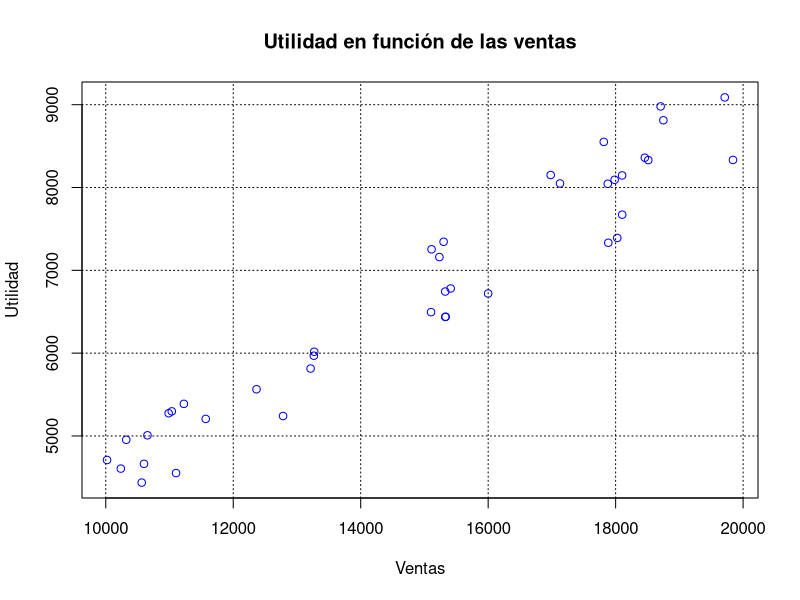
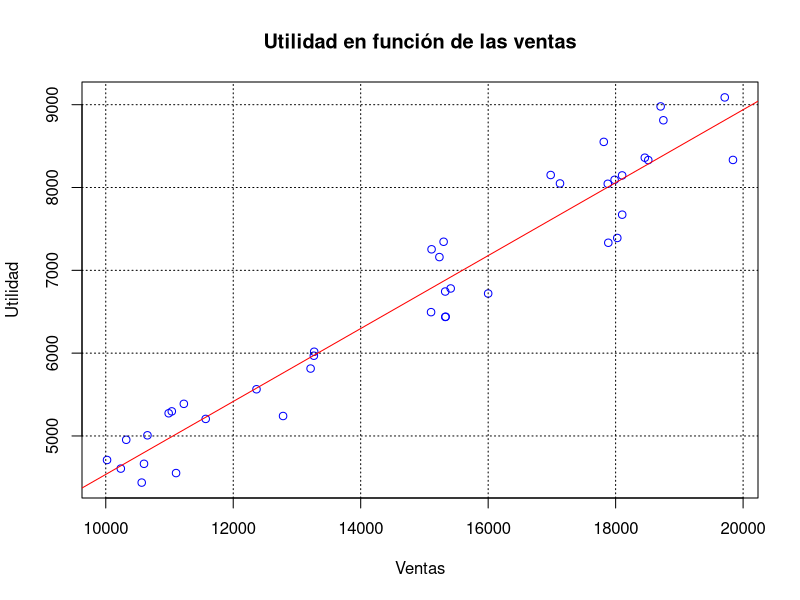
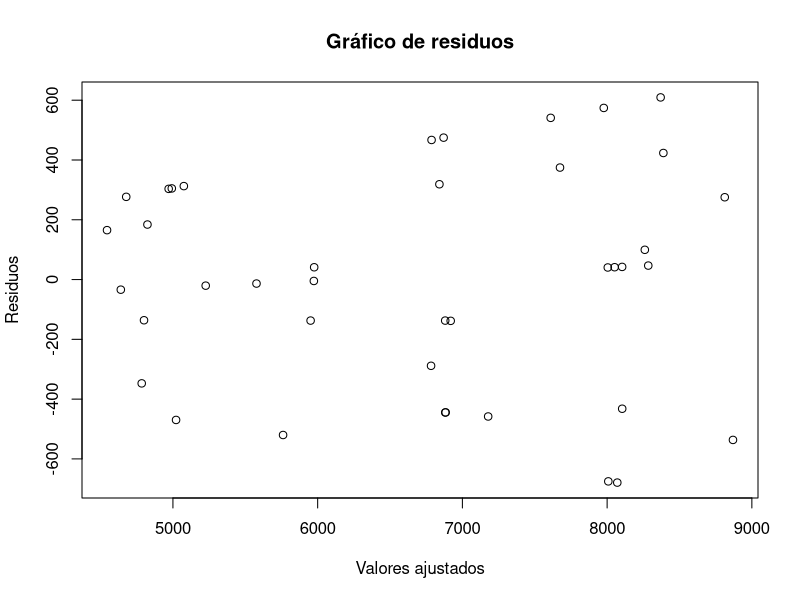

Reproduce these figures in R, in order.
## ---- chunk 1
setwd("~/GitHub/Actuariales")

datos<-read.csv("utilidad_vs_ventas.csv",header=TRUE,sep = ",")
plot(datos$V,datos$U,type = "p",col="blue",xlab = "Ventas",
     ylab = "Utilidad",main = "Utilidad en función de las ventas")
grid(col="black")
## ---- chunk 2
modelo<-lm(datos$U~datos$V)
summary(modelo)
## ---- chunk 3
plot(datos$V,datos$U,type = "p",col="blue",xlab = "Ventas",
     ylab = "Utilidad",main = "Utilidad en función de las ventas")
grid(col="black")
abline(modelo,col="red","Recta de Regresión")
## ---- chunk 4
  summary(modelo)$r.squared 
## ---- chunk 5
u<-datos$U-fitted(modelo)
plot(fitted(modelo),u,main="Gráfico de residuos",
     ylab="Residuos",xlab="Valores ajustados")

